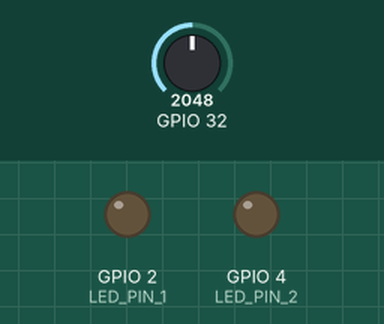
Recording of a sketch running on a simulated ESP32. Parts: output pins drawn as LEDs (lit = HIGH). The test bench sets the inputs (shaded band); at power-on: GPIO 32 = 2048. WiFi joins after 1.5 s; servers stay silent unless stated; what the sketch prints to the serial monitor is not drawn.

Above: at 0.1 s.
At 2.7 s:
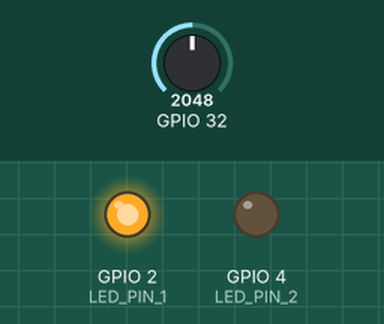
2.8 s: GPIO 32 set to 23
6.9 s: GPIO 32 set to 19
At 6.9 s:
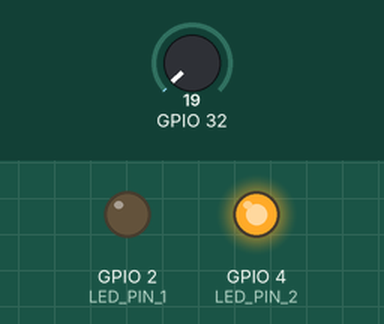
Timing chart, 0 to 9.9 s (numbered marks = the images above; inputs shaded):
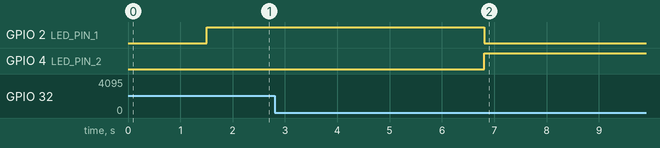

The sketch:

programacion_esp.ino
```cpp
#include <WiFi.h>
#include <UniversalTelegramBot.h>
#include <WiFiClientSecure.h>

// Configura tus credenciales de Wi-Fi
const char* ssid = "USTA_Estudiantes";
const char* password = "#soytomasino";

// Configura tu token de bot de Telegram y chat ID
#define BOT_TOKEN "7286163016:XXXXXX"
#define CHAT_ID "-1002XXXXXXXXX"

// Pines para los LEDs
const int LED_PIN_1 = 2;
const int LED_PIN_2 = 4;
int on = 0;
int off = 0;
bool alert = false;

// Rangos de valores para activar los LEDs
const int LED_THRESHOLD_1 = 1;
const int LED_THRESHOLD_2 = 20;

// Inicializa el objeto WiFiClientSecure
WiFiClientSecure client;
UniversalTelegramBot bot(BOT_TOKEN, client);

// Función para enviar un mensaje de alerta a Telegram
void sendAlertMessage() {
  String message = "Se estima que la carretera \"Laboratorio\" presenta fallos, monitoreo realizado a las " + String(millis());
  bot.sendMessage(CHAT_ID, message, "");
  Serial.println("Alerta enviada");
}

// Función para enviar un mensaje de recuperación a Telegram
void sendRecoveryMessage() {
  String message = "La carretera \"Laboratorio\" ya se encuentra en óptimas condiciones, monitoreo realizado a las " + String(millis());
  bot.sendMessage(CHAT_ID, message, "");
  Serial.println("Mensaje de recuperación enviado");
}

void setup() {
  Serial.begin(115200);

  // Conéctate a Wi-Fi
  WiFi.begin(ssid, password);
  Serial.print("Conectando a Wi-Fi");
  while (WiFi.status() != WL_CONNECTED) {
    delay(500);
    Serial.print(".");
  }
  Serial.println();
  Serial.print("Conectado a la red Wi-Fi ");
  Serial.println(ssid);

  // Configura los pines de los LEDs
  pinMode(LED_PIN_1, OUTPUT);
  pinMode(LED_PIN_2, OUTPUT);

  // Configura el cliente para Telegram
  client.setInsecure(); // Esto desactiva la verificación del certificado SSL
}

void loop() {
  if (WiFi.status() == WL_CONNECTED) {
    // Lee del puerto analógico
    int sensorValue = analogRead(32);
    Serial.print("Valor del sensor: ");
    Serial.println(sensorValue);

    // Activa los LEDs según los valores leídos
    if (!alert) {
      if (sensorValue > LED_THRESHOLD_2) {
        digitalWrite(LED_PIN_1, HIGH);
        digitalWrite(LED_PIN_2, LOW);
        on++;
      } else if (sensorValue > LED_THRESHOLD_1) {
        digitalWrite(LED_PIN_1, HIGH);
        digitalWrite(LED_PIN_2, LOW);
        off++;
      } else {
        digitalWrite(LED_PIN_1, LOW);
        digitalWrite(LED_PIN_2, LOW);
      }

      // Verifica si se debe enviar una alerta
      if (on > 4) {
        sendAlertMessage();
        alert = true;
        on = 0;
      }
    } else {
      // Mantiene LED 2 encendido durante la alerta
      digitalWrite(LED_PIN_1, LOW);
      digitalWrite(LED_PIN_2, HIGH);

      if (sensorValue < LED_THRESHOLD_1) {
        off++;
        if (off > 10) {
          sendRecoveryMessage();
          alert = false;
          off = 0;
        }
      } else {
        on = 0;
      }
    }

  } else {
    Serial.println("No se pudo conectar a Wi-Fi");
  }

  delay(1000); // Espera 1 segundo antes de leer el sensor nuevamente
}
```

Measured:
- the behaviour switches between 21 and 20 on GPIO 32 (found by bisection; images 1 and 2)
- after the input at 6.9 s, every drawn part: stays the same
